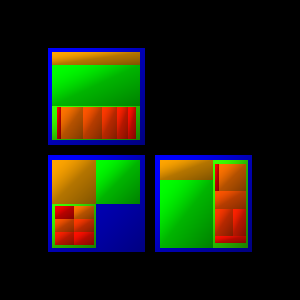

The script that drew this image:
#!/usr/bin/env python
# Demonstrate vtkTreeMapLayout with box, slice-and-dice, and squarify strategies.

import vtkmodules.vtkInteractionStyle  # noqa: F401
import vtkmodules.vtkRenderingFreeType  # noqa: F401
import vtkmodules.vtkRenderingOpenGL2  # noqa: F401

from vtkmodules.vtkCommonCore import vtkIntArray
from vtkmodules.vtkCommonDataModel import vtkMutableDirectedGraph, vtkTree
from vtkmodules.vtkInfovisCore import vtkTreeFieldAggregator
from vtkmodules.vtkInfovisLayout import (
    vtkBoxLayoutStrategy,
    vtkSliceAndDiceLayoutStrategy,
    vtkSquarifyLayoutStrategy,
    vtkTreeMapLayout,
    vtkTreeMapToPolyData,
)
from vtkmodules.vtkRenderingCore import (
    vtkActor,
    vtkPolyDataMapper,
    vtkRenderWindow,
    vtkRenderWindowInteractor,
    vtkRenderer,
)

# Build tree with size attribute.
builder = vtkMutableDirectedGraph()
size_arr = vtkIntArray()
size_arr.SetName("size")
builder.GetVertexData().AddArray(size_arr)

builder.AddVertex()
size_arr.InsertNextValue(0)
builder.AddChild(0)
size_arr.InsertNextValue(15)
builder.AddChild(0)
size_arr.InsertNextValue(50)
builder.AddChild(0)
size_arr.InsertNextValue(0)
builder.AddChild(3)
size_arr.InsertNextValue(2)
builder.AddChild(3)
size_arr.InsertNextValue(12)
builder.AddChild(3)
size_arr.InsertNextValue(10)
builder.AddChild(3)
size_arr.InsertNextValue(8)
builder.AddChild(3)
size_arr.InsertNextValue(6)
builder.AddChild(3)
size_arr.InsertNextValue(4)

tree = vtkTree()
tree.CheckedShallowCopy(builder)

# Aggregate field.
aggregator = vtkTreeFieldAggregator()
aggregator.SetInputData(tree)
aggregator.SetField("size")
aggregator.SetLeafVertexUnitSize(False)

# Box layout strategy.
box = vtkBoxLayoutStrategy()
box.SetShrinkPercentage(0.1)
box_layout = vtkTreeMapLayout()
box_layout.SetLayoutStrategy(box)
box_layout.SetInputConnection(aggregator.GetOutputPort())
box_poly = vtkTreeMapToPolyData()
box_poly.SetInputConnection(box_layout.GetOutputPort())

box_mapper = vtkPolyDataMapper()
box_mapper.SetInputConnection(box_poly.GetOutputPort())
box_mapper.SetScalarRange(0, 100)
box_mapper.SetScalarModeToUseCellFieldData()
box_mapper.SelectColorArray("size")

box_actor = vtkActor()
box_actor.SetMapper(box_mapper)
box_actor.SetPosition(0, 0, 0)

# Slice and dice layout strategy.
slice_and_dice = vtkSliceAndDiceLayoutStrategy()
slice_and_dice.SetShrinkPercentage(0.1)
slice_and_dice_layout = vtkTreeMapLayout()
slice_and_dice_layout.SetLayoutStrategy(slice_and_dice)
slice_and_dice_layout.SetInputConnection(aggregator.GetOutputPort())
slice_and_dice_poly = vtkTreeMapToPolyData()
slice_and_dice_poly.SetInputConnection(slice_and_dice_layout.GetOutputPort())

slice_and_dice_mapper = vtkPolyDataMapper()
slice_and_dice_mapper.SetInputConnection(slice_and_dice_poly.GetOutputPort())
slice_and_dice_mapper.SetScalarRange(0, 100)
slice_and_dice_mapper.SetScalarModeToUseCellFieldData()
slice_and_dice_mapper.SelectColorArray("size")

slice_and_dice_actor = vtkActor()
slice_and_dice_actor.SetMapper(slice_and_dice_mapper)
slice_and_dice_actor.SetPosition(0, 1.1, 0)

# Squarify layout strategy.
squarify = vtkSquarifyLayoutStrategy()
squarify.SetShrinkPercentage(0.1)
squarify_layout = vtkTreeMapLayout()
squarify_layout.SetLayoutStrategy(squarify)
squarify_layout.SetInputConnection(aggregator.GetOutputPort())
squarify_poly = vtkTreeMapToPolyData()
squarify_poly.SetInputConnection(squarify_layout.GetOutputPort())

squarify_mapper = vtkPolyDataMapper()
squarify_mapper.SetInputConnection(squarify_poly.GetOutputPort())
squarify_mapper.SetScalarRange(0, 100)
squarify_mapper.SetScalarModeToUseCellFieldData()
squarify_mapper.SelectColorArray("size")

squarify_actor = vtkActor()
squarify_actor.SetMapper(squarify_mapper)
squarify_actor.SetPosition(1.1, 0, 0)

# Renderer
renderer = vtkRenderer()
renderer.AddActor(box_actor)
renderer.AddActor(slice_and_dice_actor)
renderer.AddActor(squarify_actor)

# Render window
render_window = vtkRenderWindow()
render_window.AddRenderer(renderer)
render_window.SetWindowName("tree map layout strategy")

# Scene
renderer.ResetCamera()

interactor = vtkRenderWindowInteractor()
interactor.SetRenderWindow(render_window)

interactor.Initialize()
interactor.Start()
